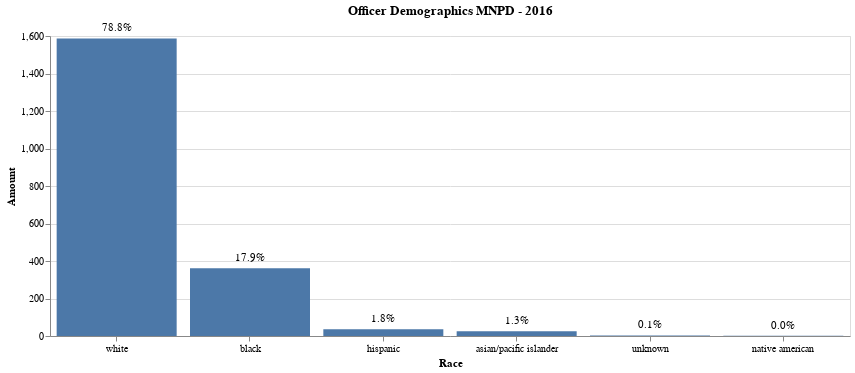

The code cell stored with this chart in its notebook:
### Code cell
sixteen = alt.Chart(chart16, title= 'Officer Demographics MNPD - 2016').mark_bar().encode(
    alt.X('Race', axis=alt.Axis(labelAngle=0),sort=alt.EncodingSortField(field="Letters", op="count", order='ascending')),
    alt.Y('Amount')).properties(
    width=800,
    height=300
)

text = sixteen.mark_text(dy=-10).encode(text='Percentage')

sixteen + text

### Figure 1 — Vega-Lite specification as saved in the notebook (floating-point values rounded to 4 significant figures)
{"config": {"view": {"continuousWidth": 400, "continuousHeight": 300}}, "layer": [{"mark": "bar", "encoding": {"x": {"type": "nominal", "axis": {"labelAngle": 0}, "field": "Race", "sort": {"field": "Letters", "op": "count", "order": "ascending"}}, "y": {"type": "quantitative", "field": "Amount"}}, "height": 300, "title": "Officer Demographics MNPD - 2016", "width": 800}, {"mark": {"type": "text", "dy": -10}, "encoding": {"text": {"type": "nominal", "field": "Percentage"}, "x": {"type": "nominal", "axis": {"labelAngle": 0}, "field": "Race", "sort": {"field": "Letters", "op": "count", "order": "ascending"}}, "y": {"type": "quantitative", "field": "Amount"}}, "height": 300, "title": "Officer Demographics MNPD - 2016", "width": 800}], "data": {"name": "data-241537a78caf6e2ace36002bc3c1edbe"}, "$schema": "https://vega.github.io/schema/vega-lite/v4.8.1.json", "datasets": {"data-241537a78caf6e2ace36002bc3c1edbe": [{"Race": "white", "Amount": 1587, "Percentage": "78.8%"}, {"Race": "black", "Amount": 361, "Percentage": "17.9%"}, {"Race": "hispanic", "Amount": 36, "Percentage": "1.8%"}, {"Race": "asian/pacific islander", "Amount": 26, "Percentage": "1.3%"}, {"Race": "unknown", "Amount": 3, "Percentage": "0.1%"}, {"Race": "native american", "Amount": 1, "Percentage": "0.0%"}]}}
